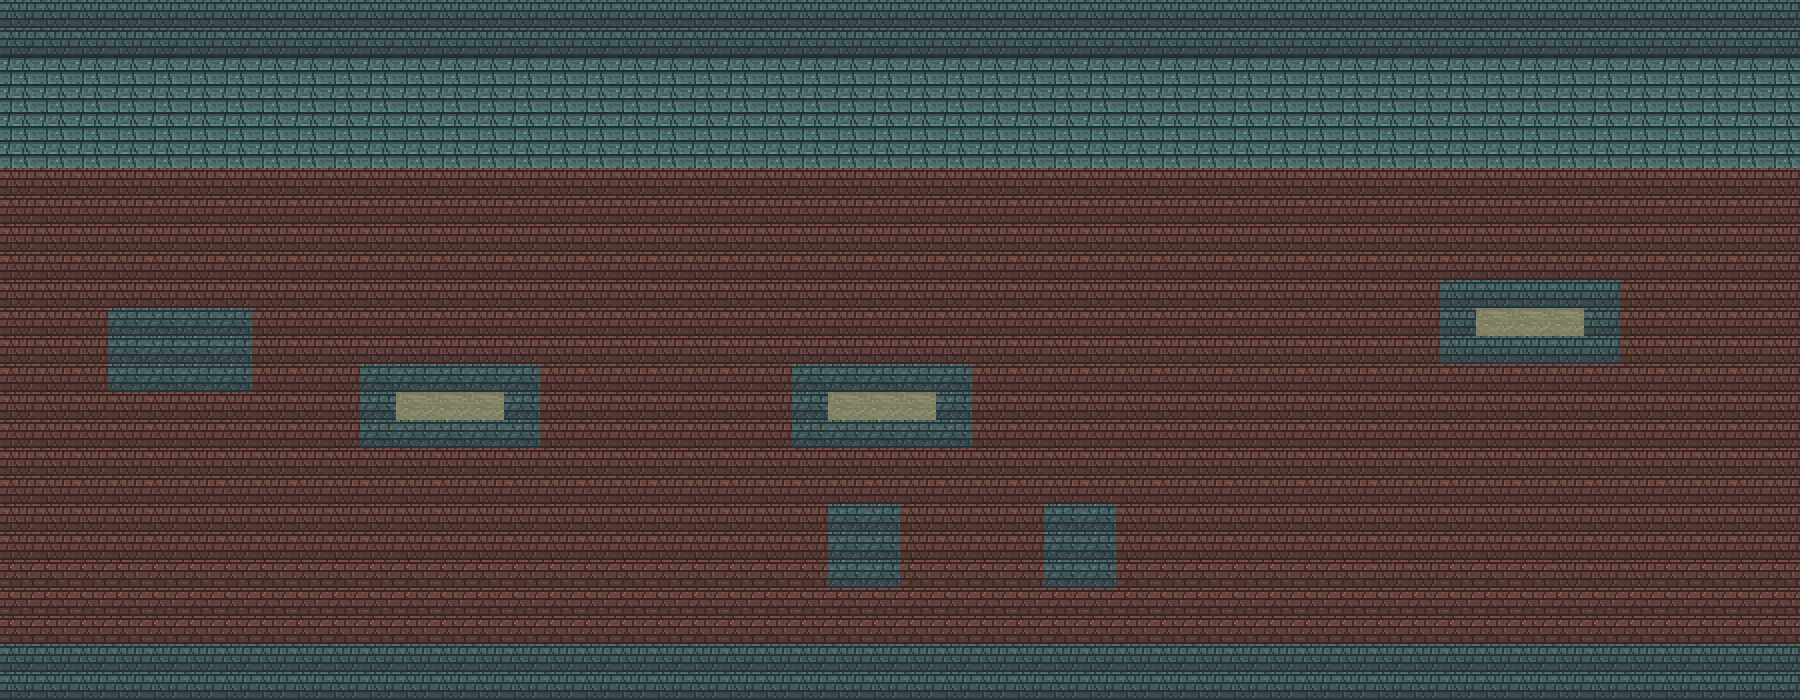

A level layout from a 2D game, rendered from its tile map. Below: a short description, then the map file with tile-grid data replaced by summaries:
An orthogonal 50x25 tile map with 36x28 px tiles, 1 tile layer (map), 1 hidden layer not drawn.

<map version="1.0" orientation="orthogonal" renderorder="right-down" width="50" height="25" tilewidth="36" tileheight="28" nextobjectid="1">
 <tileset firstgid="1" name="sprite_sheet_props" tilewidth="36" tileheight="28">
  <image source="../img/sprite_sheet_props.png" width="1800" height="1400" />
 </tileset>
 <layer name="map" width="50" height="25">
  <data>[1250 cells, 1250 non-empty, 6 distinct tile ids]</data>
 </layer>
 <layer name="walkable" width="50" height="25" visible="0">
  <data>[1250 cells, 469 non-empty, 1 distinct tile ids]</data>
 </layer>
</map>
